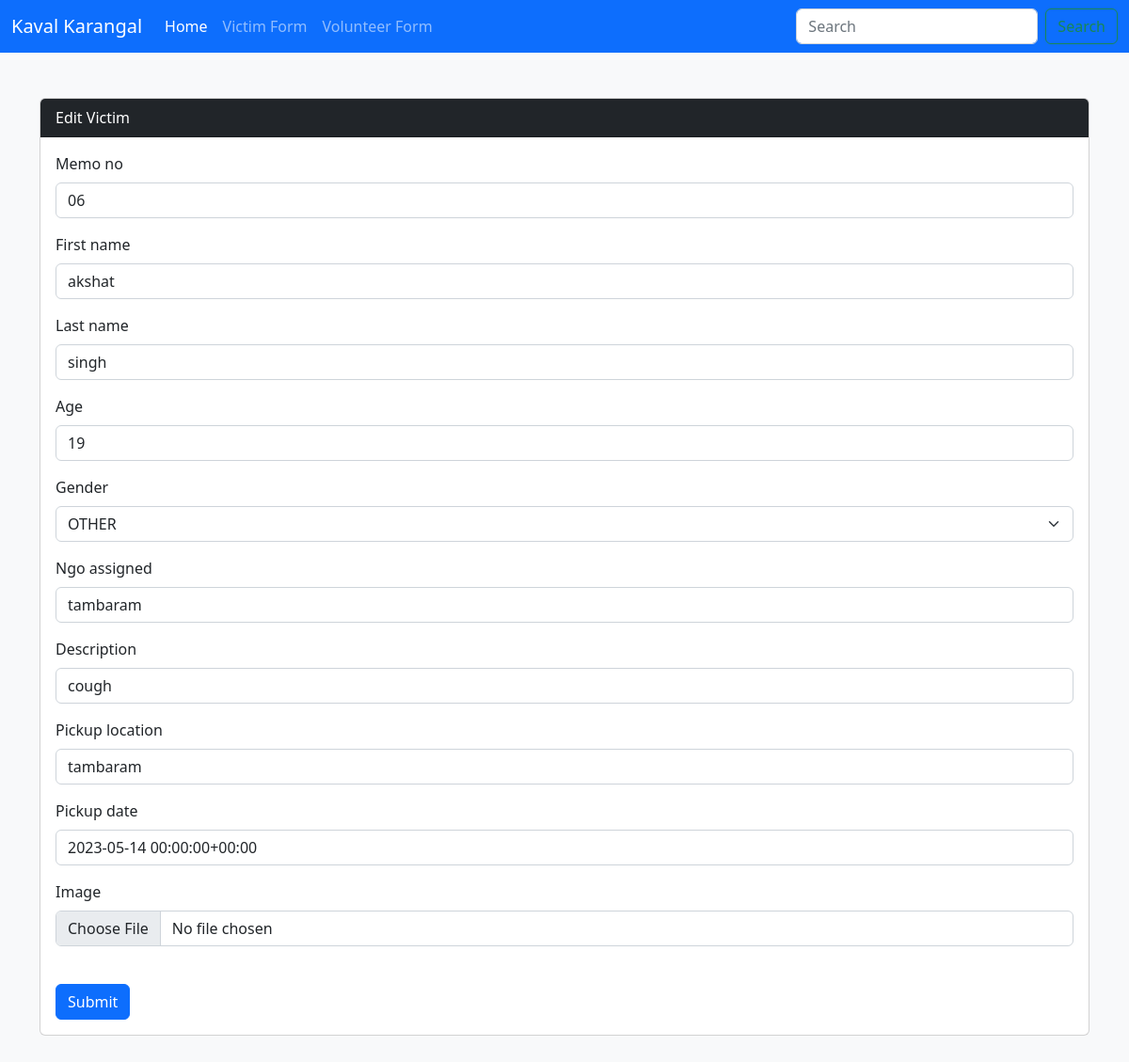
The page /victims/update/12/ on the database as committed earlier.
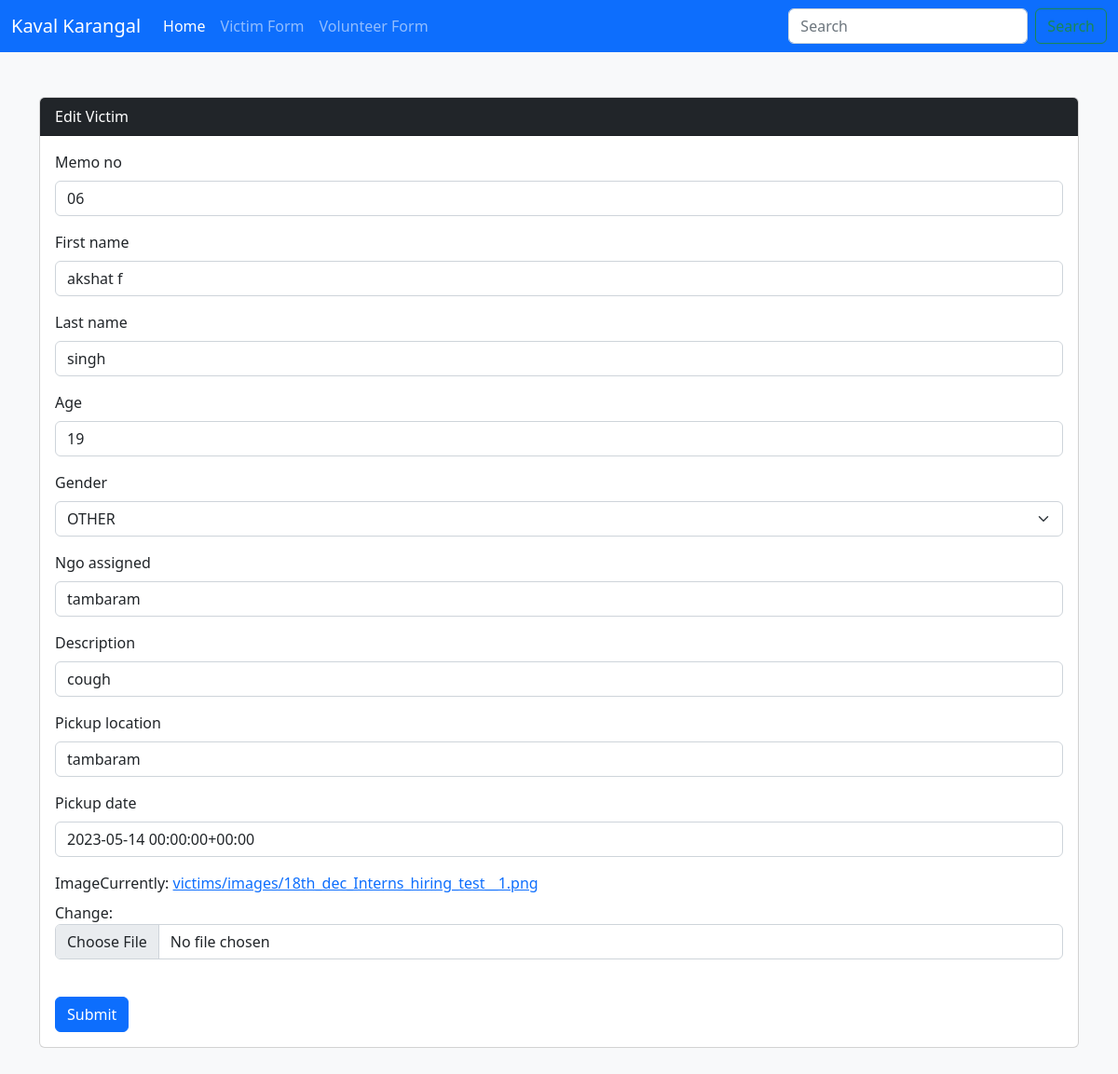
The same page on the database as committed later.
### victims/models.py (models this page shows, shortened)
class All_profiles(models.Model):
    GENDER_LISTS=(
        ('MALE','MALE'),
        ('FEMALE','FEMALE'),
        ('OTHER','OTHER')
    )
    memo_no = models.CharField(max_length=50,default="",blank =True)
    first_name = models.CharField(max_length=50,default="",blank=True)
    last_name = models.CharField(max_length=50, default="", blank=True)
    age = models.IntegerField()
    gender = models.CharField(max_length=20,choices=GENDER_LISTS)
    ngo_assigned = models.CharField(max_length=100,default="",blank=True)
    description = models.CharField(max_length=1000)
    pickup_location = models.CharField(max_length=1000, default="", blank=True)
    pickup_date = models.DateTimeField()
    Image = models.ImageField(upload_to="victims/images",default="")
    class Meta:
        verbose_name = "All Profile"

### victims/views.py (the view)
# urls.py: path("update/<int:pk>/",update_view,name="update_view"),
def update_view(request, pk):
    object = get_object_or_404(All_profiles,pk=pk)  # Use the passed pk argument instead of hardcoding it
    if request.method == "POST":
        form = AllProfileForm(request.POST, request.FILES, instance=object)
        if form.is_valid():
            form.save()
            return redirect(reverse("victims:index"))
    else:
        form = AllProfileForm(instance=object)
    return render(request,"victims/update.html", {"form": form, "object": object})

### victims/forms.py
class AllProfileForm(forms.ModelForm):
    pickup_date = forms.DateField(widget=DatePickerInput())
    class Meta:
        model = All_profiles
        fields = "__all__"

### victims/templates/victims/update.html (shortened to what this page needs)
{% extends "layout/base.html" %}
{% load django_bootstrap5 %}
{% block content %}
<div class="container my-5">
    <div class="card">
        <div class="card-header bg-dark text-white ">Edit Victim</div>
        <div class="card-body">
            <form novalidate method="post" enctype="multipart/form-data">
                {% bootstrap_form form %}
                <input class="btn btn-primary mt-4" type="submit" value="Submit">
            </form>
        </div>
        </div>
    </div>
{% endblock %}

Rows that differ between the two databases and show on the page:
changed All_profiles "singh": first_name "akshat" → "akshat f"
Other text that changed with them:
text no longer shown: "Memo no First name Last name Age Gender Ngo assigned Description Pickup location Pickup date Image"
text now shown: "Memo no First name Last name Age Gender Ngo assigned Description Pickup location Pickup date Image Currently: victims/images/18th_dec_Interns_hiring_test__1.png Change:"
